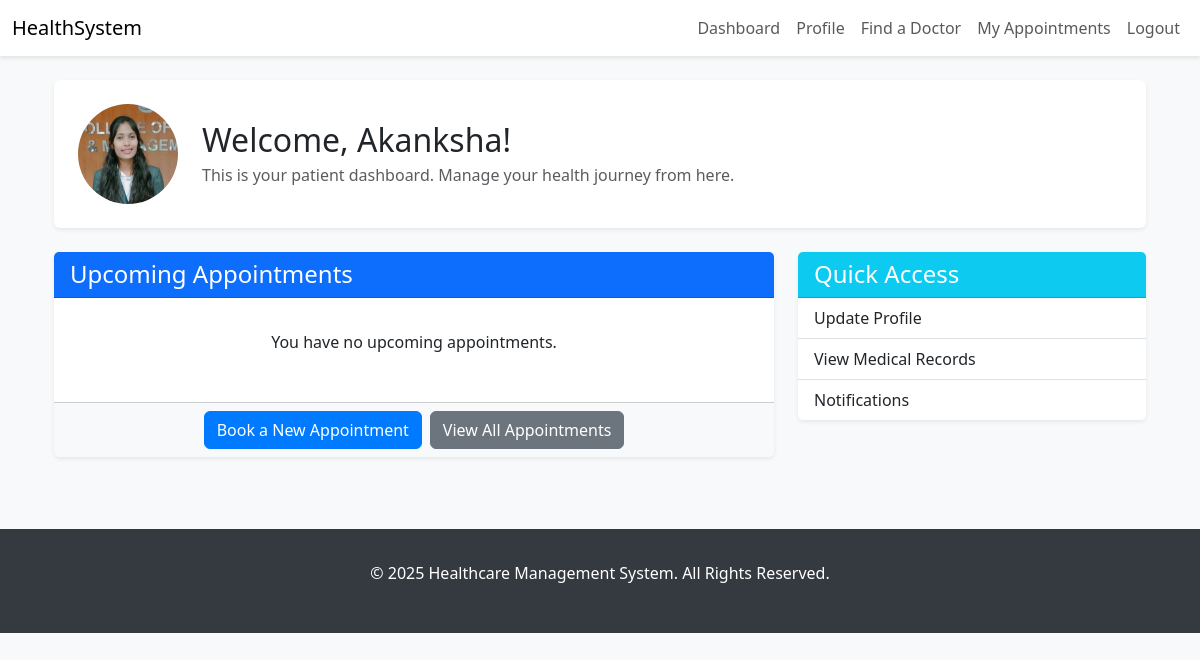
/dashboard/patient/ (signed in), run on an earlier commit of the app's database.
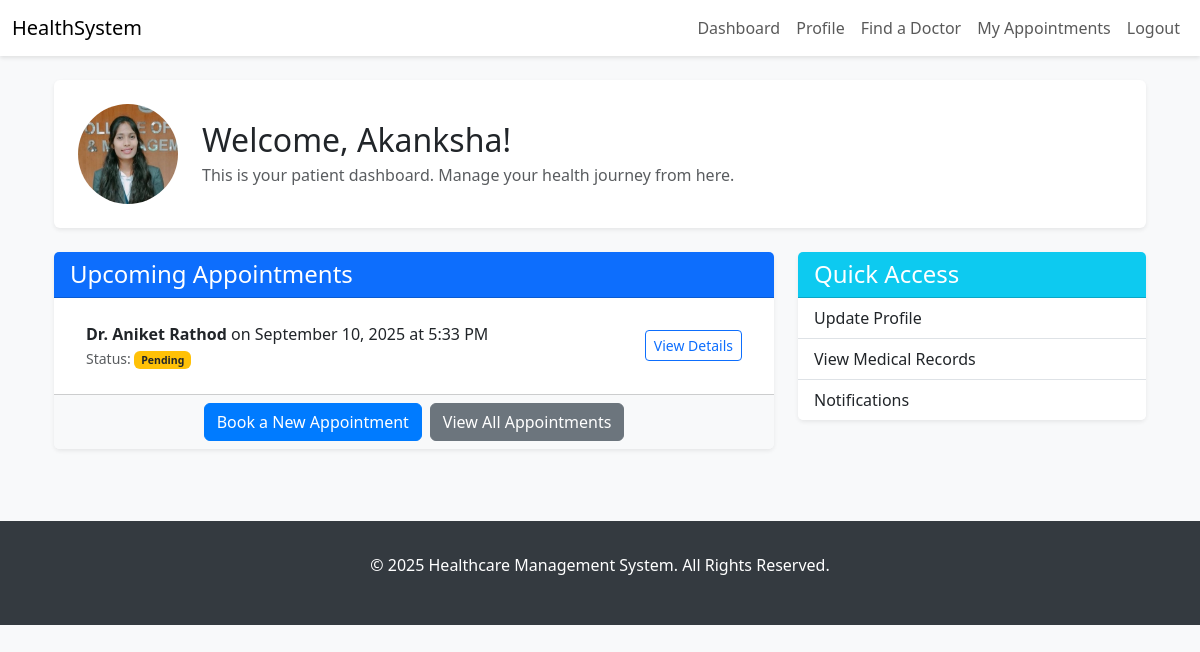
And on a later commit of the database.
### core/models.py (models this page shows, shortened)
class Appointment(models.Model):
    STATUS_CHOICES = [
        ('pending', 'Pending'),
        ('confirmed', 'Confirmed'),
        ('cancelled', 'Cancelled'),
        ('completed', 'Completed'),
        ('rescheduled', 'Rescheduled'),
    ]
    PAYMENT_STATUS_CHOICES = [
        ('pending', 'Pending'),
        ('paid', 'Paid'),
        ('failed', 'Failed'),
        ('refunded', 'Refunded'),
    ]
    patient = models.ForeignKey(Patient, on_delete=models.CASCADE, related_name='appointments')
    doctor = models.ForeignKey(Doctor, on_delete=models.CASCADE, related_name='appointments')
    appointment_number = models.CharField(max_length=20, unique=True, blank=True)
    appointment_date = models.DateField()
    appointment_time = models.TimeField()
    end_time = models.TimeField(blank=True, null=True)
    reason = models.TextField(blank=True, null=True)
    status = models.CharField(max_length=20, choices=STATUS_CHOICES, default='pending')
    payment_status = models.CharField(max_length=20, choices=PAYMENT_STATUS_CHOICES, default='pending')
    meeting_link = models.URLField(blank=True, null=True)
    notes = models.TextField(blank=True, null=True)
    is_reminder_sent = models.BooleanField(default=False)
    cancellation_reason = models.TextField(blank=True, null=True)
    created_at = models.DateTimeField(auto_now_add=True)
    updated_at = models.DateTimeField(auto_now=True)
    class Meta:
        verbose_name = "Appointment"
        verbose_name_plural = "Appointments"
        unique_together = ('doctor', 'appointment_date', 'appointment_time')
        ordering = ['-appointment_date', '-appointment_time']

class Doctor(models.Model):
    user = models.OneToOneField(settings.AUTH_USER_MODEL, on_delete=models.CASCADE, limit_choices_to={'role': 'doctor'})
    specializations = models.ManyToManyField(Specialization, related_name='doctors')
    experience_years = models.PositiveIntegerField(
        validators=[MinValueValidator(0), MaxValueValidator(60)]
    )
    consultation_fee = models.DecimalField(
        max_digits=10,
        decimal_places=2,
        validators=[MinValueValidator(0)]
    )
    license_number = models.CharField(max_length=50, unique=True)
    clinic_address = models.TextField()
    available_days = models.CharField(max_length=50)  # e.g., "Mon,Tue,Wed,Fri"
    available_from = models.TimeField()
    available_to = models.TimeField()
    is_active = models.BooleanField(default=True)
    education = models.TextField(default='', blank=True)
    languages = models.CharField(max_length=200, default="English")  # Comma-separated languages
    awards = models.TextField(blank=True, null=True)
    created_at = models.DateTimeField(auto_now_add=True)
    updated_at = models.DateTimeField(auto_now=True)
    class Meta:
        verbose_name = "Doctor"
        verbose_name_plural = "Doctors"
        ordering = ['-created_at']

class User(AbstractUser):
    ROLE_CHOICES = [
        ('patient', 'Patient'),
        ('doctor', 'Doctor'),
        ('admin', 'Admin'),
    ]
    role = models.CharField(max_length=10, choices=ROLE_CHOICES, default='patient')
    phone = models.CharField(
        max_length=15,
        blank=True,
        null=True,
        validators=[RegexValidator(r'^\+?1?\d{9,15}$', 'Enter a valid phone number.')]
    )
    is_verified = models.BooleanField(default=False)

### core/views.py (the view)
# urls.py: path('dashboard/patient/', views.patient_dashboard, name='patient_dashboard'),
@login_required
@user_passes_test(is_patient)
def patient_dashboard(request):
    patient = get_or_create_patient(request.user)
    if not patient:
        messages.error(request, "Could not find or create patient profile.")
        return redirect('home')
    upcoming_appointments = Appointment.objects.filter(
        patient=patient,
        appointment_date__gte=timezone.now().date(),
        status__in=['confirmed', 'pending', 'rescheduled']
    ).order_by('appointment_date', 'appointment_time')[:5]
    context = {
        'patient': patient,
        'upcoming_appointments': upcoming_appointments,
        'medical_records': MedicalRecord.objects.filter(patient=patient).order_by('-created_at')[:5],
        'pending_appointments_count': Appointment.objects.filter(patient=patient, status='pending').count(),
        'recent_notifications': Notification.objects.filter(recipient=request.user, is_deleted=False).order_by('-created_at')[:5],
        'unread_notifications_count': Notification.objects.filter(recipient=request.user, is_read=False, is_deleted=False).count(),
    }
    return render(request, 'patient_dashboard.html', context)

### core/views.py (called while the page is built)
def get_or_create_patient(user):
    if not hasattr(user, 'role') or user.role != 'patient':
        return None
    patient, _ = Patient.objects.get_or_create(user=user)
    return patient

def is_patient(user): return user.is_authenticated and user.role == 'patient'

### templates/patient_dashboard.html (shortened to what this page needs)
{% extends 'base.html' %}
{% load static %}
{% block content %}
<div class="container-fluid">
    <div class="card shadow-sm mb-4">
        <div class="card-body p-4 d-flex align-items-center">
            {% if request.user.profile.profile_picture %}
                <img src="{{ request.user.profile.profile_picture.url }}" alt="{{ request.user.get_full_name }}" class="rounded-circle me-4" style="width: 100px; height: 100px; object-fit: cover;">
            {% else %}
                <img src="{% static 'images/default_avatar.png' %}" alt="Default Avatar" class="rounded-circle me-4" style="width: 100px; height: 100px; object-fit: cover;">
            {% endif %}
            <div>
                <h2 class="mb-1">Welcome, {{ request.user.first_name|default:request.user.username }}!</h2>
                <p class="text-muted mb-0">This is your patient dashboard. Manage your health journey from here.</p>
            </div>
        </div>
    </div>
    <div class="row">
        <div class="col-lg-8 mb-4">
            <div class="card shadow-sm h-100">
                <div class="card-header bg-primary text-white">
                    <h4 class="mb-0">Upcoming Appointments</h4>
                </div>
                <div class="card-body">
                    {% if upcoming_appointments %}
                        <ul class="list-group list-group-flush">
                            {% for appt in upcoming_appointments %}
                                <li class="list-group-item d-flex justify-content-between align-items-center flex-wrap">
                                    <div>
                                        <strong>Dr. {{ appt.doctor.user.get_full_name }}</strong> on {{ appt.appointment_date|date:"F d, Y" }} at {{ appt.appointment_time|time:"g:i A" }}
                                        <br>
                                        <small class="text-muted">Status:
                                            <span class="badge
                                                {% if appt.status == 'confirmed' %}bg-success{% elif appt.status == 'pending' %}bg-warning text-dark{% elif appt.status == 'cancelled' %}bg-danger{% else %}bg-secondary{% endif %}">
                                                {{ appt.get_status_display }}
                                            </span>
                                        </small>
                                    </div>
                                    <a href="{% url 'appointment_detail' appt.pk %}" class="btn btn-sm btn-outline-primary mt-2 mt-md-0">View Details</a>
                                </li>
                            {% endfor %}
                        </ul>
                    {% else %}
                        <p class="text-center p-3">You have no upcoming appointments.</p>
                    {% endif %}
                </div>
                <div class="card-footer bg-light d-flex justify-content-center gap-2">
                     <a href="{% url 'doctor_list' %}" class="btn btn-primary">Book a New Appointment</a>
                     <a href="{% url 'appointment_list' %}" class="btn btn-secondary">View All Appointments</a>
                </div>
            </div>
        </div>
        <div class="col-lg-4 mb-4">
            <div class="card shadow-sm">
                <div class="card-header bg-info text-white">
                    <h4 class="mb-0">Quick Access</h4>
                </div>
                <div class="list-group list-group-flush">
                    <a href="{% url 'profile' %}" class="list-group-item list-group-item-action">Update Profile</a>
                    <a href="{% url 'medical_record_list' %}" class="list-group-item list-group-item-action">View Medical Records</a>
                    <a href="{% url 'notification_list' %}" class="list-group-item list-group-item-action d-flex justify-content-between align-items-center">
                        Notifications
                    </a>
                </div>
            </div>
        </div>
    </div>
</div>
{% endblock %}

What changed in the data, as far as the page shows it:
added Appointment: doctor.user.get_full_name "Aniket Rathod", appointment_date "September 10, 2025", appointment_time "5:33 PM", status "Pending"
Also different on the page:
text no longer shown: "You have no upcoming appointments."
